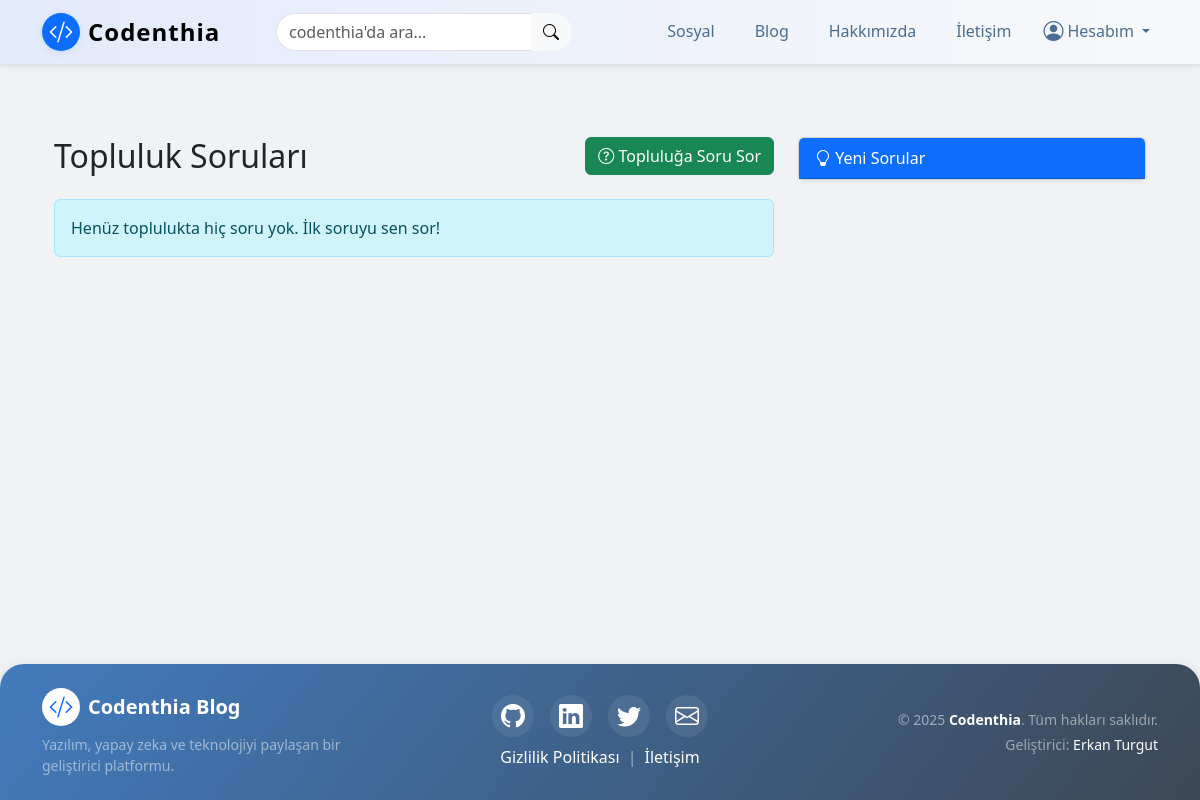
The page /articles/sosyal/ on the database as committed earlier.
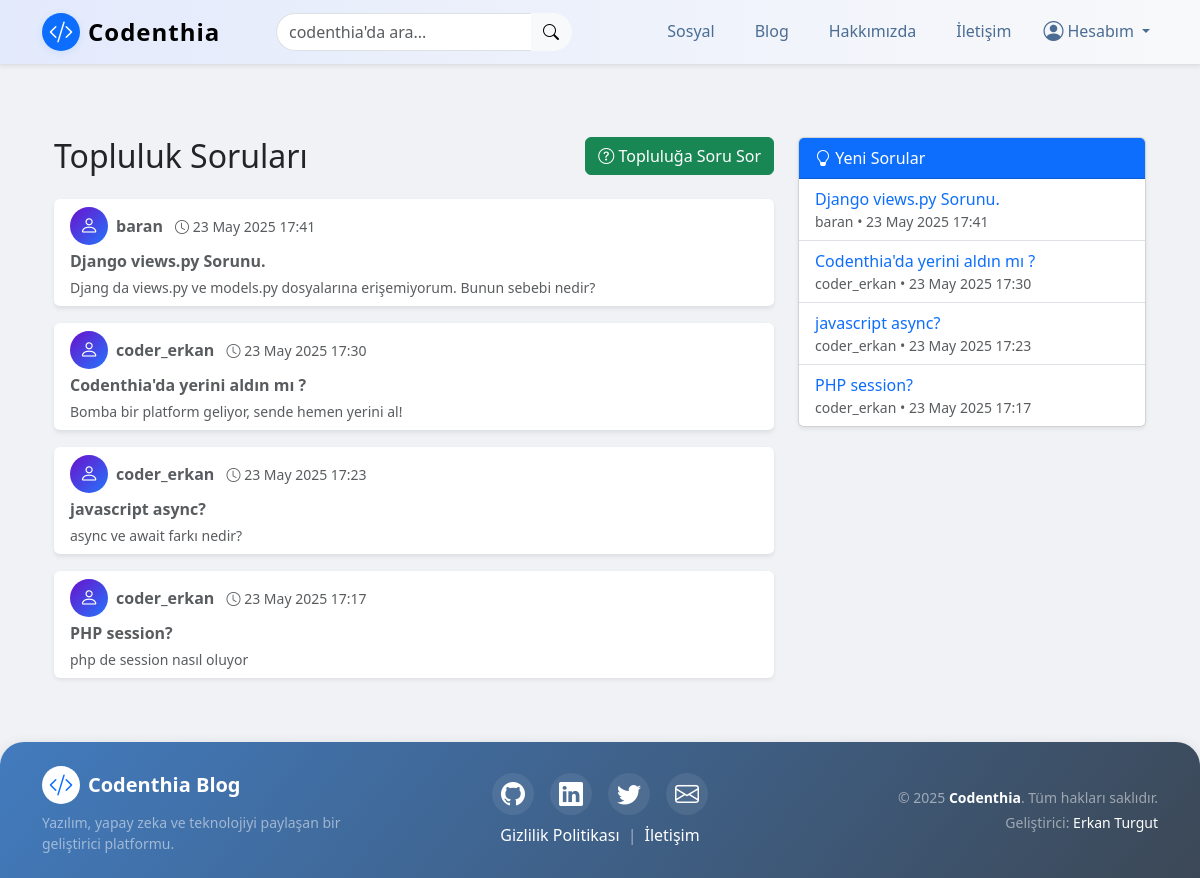
The same page on the database as committed later.
### article/models.py (models this page shows, shortened)
class CommunityQuestion(models.Model):
    user = models.ForeignKey(get_user_model(), on_delete=models.CASCADE, verbose_name="Soran Kullanıcı", related_name="community_questions")
    title = models.CharField(max_length=200, verbose_name="Soru Başlığı")
    content = models.TextField(verbose_name="Soru İçeriği")
    image = models.ImageField(upload_to='community_images/', null=True, blank=True, verbose_name="Görsel")
    created_date = models.DateTimeField(auto_now_add=True)
    class Meta:
        ordering = ['-created_date']

### article/views.py (the view)
# urls.py: path('sosyal/', views.sosyal, name ="sosyal"), # Bu kod, sosyal sayfasını temsil eder ve sosyal fonksiyonunu çağırır
def sosyal(request):
    questions = CommunityQuestion.objects.all()
    return render(request, 'sosyal.html', {'questions': questions})

### templates/sosyal.html (shortened to what this page needs)
{% extends "layout.html" %} {% block body %}
<div class="container my-5">
    <div class="row">
        <div class="col-lg-8">
            <div class="d-flex justify-content-between align-items-center mb-4">
                <h2 class="mb-0">Topluluk Soruları</h2>
                <a href="{% url 'article:soru_ekle' %}" class="btn btn-success">
                    <i class="bi bi-question-circle"></i> Topluluğa Soru Sor
                </a>
            </div>
            {% if questions %}
            <div class="list-group list-group-flush">
                {% for q in questions %}
                <a href="{% url 'article:soru_detay' q.id %}" class="list-group-item list-group-item-action mb-3 shadow-sm rounded">
                    <div class="d-flex align-items-center mb-1">
                        <div class="avatar bg-primary text-white rounded-circle d-flex align-items-center justify-content-center me-2" style="width:38px; height:38px; font-size:1.2rem;">
                            <i class="bi bi-person"></i>
                        </div>
                        <div>
                            <strong>{{ q.user.get_full_name|default:q.user.username }}</strong>
                            <span class="text-muted small ms-2"><i class="bi bi-clock"></i> {{ q.created_date|date:"d M Y H:i" }}</span>
                        </div>
                    </div>
                    <div class="fw-bold">{{ q.title }}</div>
                    <div class="text-muted small mt-1">{{ q.content|truncatechars:120 }}</div>
                </a>
                {% endfor %}
            </div>
            {% else %}
            <div class="alert alert-info">Henüz toplulukta hiç soru yok. İlk soruyu sen sor!</div>
            {% endif %}
        </div>
        <div class="col-lg-4">
            <div class="card shadow-sm mb-4">
                <div class="card-header bg-primary text-white">
                    <i class="bi bi-lightbulb"></i> Yeni Sorular
                </div>
                <ul class="list-group list-group-flush">
                    {% for q in questions|slice:":7" %}
                    <li class="list-group-item py-2">
                        <a href="{% url 'article:soru_detay' q.id %}" class="text-decoration-none">{{ q.title|truncatechars:40 }}</a>
                        <div class="text-muted small">{{ q.user.get_full_name|default:q.user.username }} • {{ q.created_date|date:"d M Y H:i" }}</div>
                    </li>
                    {% endfor %}
                </ul>
            </div>
        </div>
    </div>
</div>
{% endblock %}

Rows that differ between the two databases and show on the page:
added CommunityQuestion: user.get_full_name "baran", created_date "23 May 2025 17:41", title "Django views.py Sorunu.", content "Djang da views.py ve models.py dosyalarına erişemiyorum. Bunun sebebi nedir?"
added CommunityQuestion: user.get_full_name "coder_erkan", created_date "23 May 2025 17:30", title "Codenthia'da yerini aldın mı ?", content "Bomba bir platform geliyor, sende hemen yerini al!"
added CommunityQuestion: user.get_full_name "coder_erkan", created_date "23 May 2025 17:23", title "javascript async?", content "async ve await farkı nedir?"
added CommunityQuestion: user.get_full_name "coder_erkan", created_date "23 May 2025 17:17", title "PHP session?", content "php de session nasıl oluyor"
Other text that changed with them:
text no longer shown: "Henüz toplulukta hiç soru yok. İlk soruyu sen sor!"
